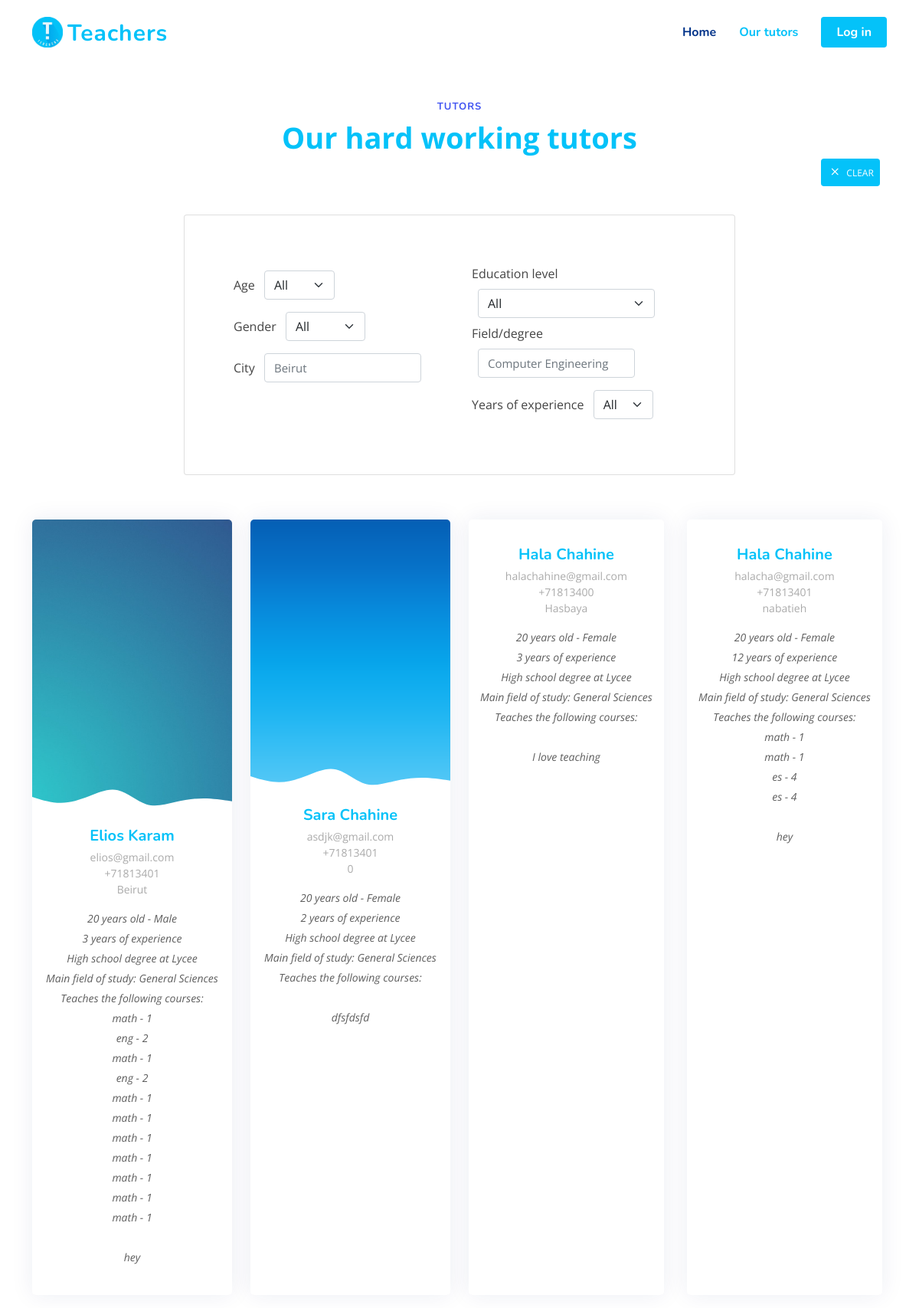
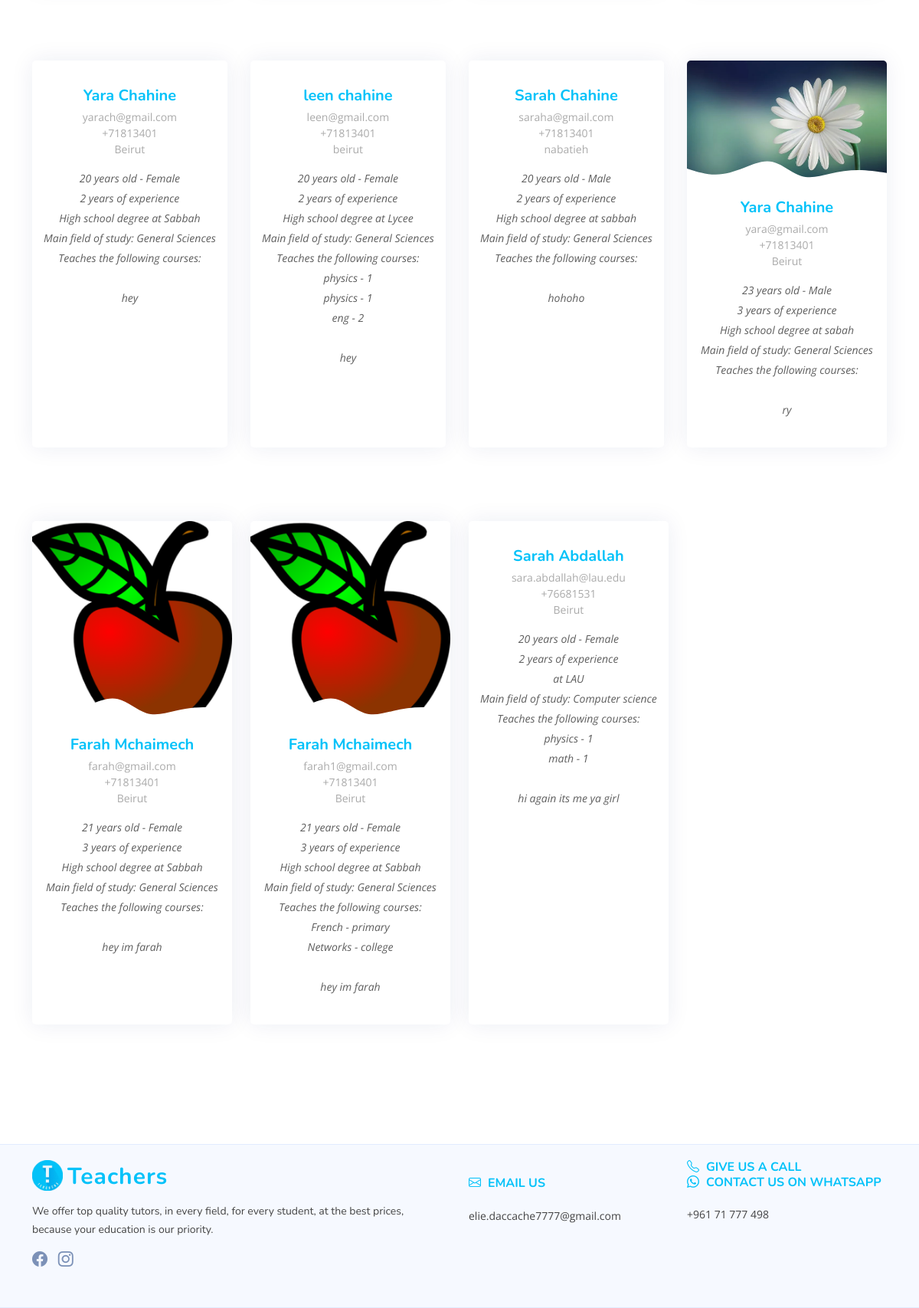
Screenshot of /tutors_page.php with the database file from the repository (2 pictures, top to bottom).
### tables this page shows
CREATE TABLE `tutors` (
  `tutor_ID` int(11) NOT NULL,
  `user_id` int(11) NOT NULL,
  `gender` varchar(250) NOT NULL,
  `years_of_experience` varchar(250) NOT NULL,
  `education_level` varchar(250) NOT NULL,
  `major` varchar(250) NOT NULL,
  `year_born` int(11) NOT NULL,
  `city` varchar(250) NOT NULL,
  `college_name` varchar(250) NOT NULL,
  `cv` varchar(250) NOT NULL,
  `profile_image` varchar(250) NOT NULL,
  `description` varchar(250) NOT NULL
);

CREATE TABLE `users` (
  `user_id` int(11) NOT NULL,
  `type` int(250) NOT NULL,
  `first_name` varchar(250) NOT NULL,
  `last_name` varchar(250) NOT NULL,
  `email` varchar(250) NOT NULL,
  `phone_number` varchar(250) NOT NULL,
  `password` text NOT NULL
);

CREATE TABLE `tutor_courses` (
  `id` int(11) NOT NULL,
  `course_id` int(11) NOT NULL,
  `tutor_id` int(11) NOT NULL
);

CREATE TABLE `courses` (
  `course_id` int(11) NOT NULL,
  `course_name` varchar(250) NOT NULL,
  `course_level` varchar(250) NOT NULL
);

### tutors_page.php (the view, shortened to what this page needs)
<?php
include("connection.php");
$currentYear = date("Y");
$age = "";
$ageQ = "";
switch ($age) {
  default:
      $ageQ = $currentYear-60 . " AND " . $currentYear-18;
}
$gender = "";
$genderQ = "";
switch ($gender) {
  default:
      $genderQ = "%";
}
$city = "";
$cityQ = "%";
$education = "";
$educationQ = "";
switch ($education) {
  default:
      $educationQ = "%";
}
$field = "";
$fieldQ = "%";
$years = "";
$yearsQ = "";
switch ($years) {
  default:
      $yearsQ = "0 AND 9999";
}
$query = "
SELECT
tutor_id, first_name, last_name, email, phone_number, gender, years_of_experience,
education_level, major, year_born, city, college_name, profile_image, description
FROM users JOIN tutors ON `users`.`user_id` = `tutors`.`user_id` WHERE
year_born BETWEEN ". $ageQ . "
AND
gender LIKE '". $genderQ . "'
AND
city LIKE '". $cityQ . "'
AND
education_level LIKE '". $educationQ . "'
AND
major LIKE '". $fieldQ . "'
AND
years_of_experience BETWEEN ". $yearsQ . ";";
$stmt = $connection->prepare($query);
$stmt->execute();
$res = $stmt->get_result();
?>
<!DOCTYPE html>
<html lang="en">
<head>
  <link href="./vendor/bootstrap/css/bootstrap.min.css" rel="stylesheet">
  <link href="./vendor/bootstrap-icons/bootstrap-icons.css" rel="stylesheet">
  <link href="./vendor/aos/aos.css" rel="stylesheet">
  <link href="./vendor/remixicon/remixicon.css" rel="stylesheet">
  <link href="./vendor/swiper/swiper-bundle.min.css" rel="stylesheet">
  <link href="./vendor/glightbox/css/glightbox.min.css" rel="stylesheet">
  <link href="./css/style.css" rel="stylesheet">
  <link href="./css/style2.css" rel="stylesheet">
</head>
<body>
  <header id="header" class="header fixed-top">
    <div class="container-fluid container-xl d-flex align-items-center justify-content-between">
      <a href="index.php" class="logo d-flex align-items-center">
        <img src="./img/logo.png" alt="">
        <span>Teachers</span>
      </a>
      <nav id="navbar" class="navbar">
        <ul>
          <li><a class="nav-link scrollto" href="index.php">Home</a></li>
          <li><a class="nav-link scrollto active" href="tutors_page.php">Our tutors</a></li>
          <li><a class="getstarted scrollto" href="login.php">Log in</a></li>
        </ul>
      </nav>
    </div>
  </header>
    <section id="team" class="team">
      <div class="container">
        <div class="row gy-4 my-5">
          <header class="section-header p-0">
            <h2>Tutors</h2>
            <p>Our hard working tutors</p>
          </header>
          <div class="row my-1 p-0">
            <div class="col-11"></div>
            <div class="col-1 d-flex justify-content-around p-0">
              <button class="filter-button" onclick="clear_filters()"><i class="bi bi-x" ></i> <small style="vertical-align:top; font-variant: small-caps">clear</small></button>
            </div>
          </div>
          <div class="container my-1" id="filter-panel">
            <form action="tutors_page.php" id="filter">
              <div class="thin-container row card card-body d-flex flex-row justify-content-around p-5">
                <div class="col-12 col-md-6 p-3">
                  <span>Age</span>
                  <select name="age" id="age" onchange="this.form.submit()" class="form-select w-auto d-inline-block m-2">
                    <option value="all" <?php if ($age == "all" || $age == "") { ?> selected <?php }?> >All</option>
                  </select>
                  <br>
                  <span>Gender</span>
                  <select name="gender" id="gender" onchange="this.form.submit()" class="form-select w-auto d-inline-block m-2">
                    <option value="all" <?php if ($gender == "all" || $gender == "") { ?> selected <?php }?> >All</option>
                  </select>
                  <br>
                  <span>City</span>
                  <input type="text" name="city" id="city" placeholder="Beirut" onchange="this.form.submit()"
                  value="<?php echo $city ?>" class="form-control w-auto d-inline-block m-2">
                </div>
                <div class="col-12 col-md-6 p-3">
                  <span>Education level</span>
                  <select name="education" id="education" onchange="this.form.submit()" class="form-select w-auto d-inline-block m-2">
                    <option value="all" <?php if ($education == "all" || $education == "") { ?> selected <?php }?> >All</option>
                  </select>
                  <br>
                  <span>Field/degree</span>
                  <input type="text" name="field" id="field" placeholder="Computer Engineering" onchange="this.form.submit()"
                  value="<?php echo $field ?>" class="form-control w-auto d-inline-block m-2">
                  <br>
                  <span>Years of experience</span>
                  <select name="years" id="years" onchange="this.form.submit()" class="form-select w-auto d-inline-block m-2">
                    <option value="all" <?php if ($years == "all" || $years == "") { ?> selected <?php }?> >All</option>
                  </select>
                </div>
              </div>
            </form>
          </div>
          <?php
          while($r = $res->fetch_assoc()) {
            $id = $r["tutor_id"];
            $name = $r["first_name"] ." ". $r["last_name"];
            $email = $r["email"];
            $phone = "+" . $r["phone_number"];
            $gender = $r["gender"];
            $years = $r["years_of_experience"];
            $education = "";
                switch ($r["education_level"]) {
                  case "0":
                      $education = "High school degree";
                      break;
                }
            $field = $r["major"];
            $age = date("Y") - $r["year_born"];
            $city = $r["city"];
            $school = $r["college_name"];
            $image = "tutor_image/".$r["profile_image"];
            $description = $r["description"];
            $courses = "";
                $query = "SELECT * FROM `tutor_courses` JOIN `courses` ON `tutor_courses`.`course_id` = `courses`.`course_id`
                WHERE `tutor_id` = ?";
                $stmt = $connection->prepare($query);
                $stmt->bind_param("d", $id);
                $stmt->execute();
                $res2 = $stmt->get_result();
                while ($r2 = $res2->fetch_assoc()) {
                  $courses .= $r2["course_name"] ." - " .$r2["course_level"] . "<br>";
                }
            ?>
              <div class="col-lg-3 col-md-6 d-flex align-items-stretch my-5">
                <div class="member">
                  <div class="member-img">
                    <img src="<?php echo ($image); ?>" class="img-fluid" alt="">
                  </div>
                  <div class="member-info">
                    <h4><?php echo $name ?></h4>
                    <span><?php echo $email ?></span>
                    <span><?php echo $phone ?></span>
                    <span><?php echo $city ?></span>
                    <p>
                    <?php echo $age ?> years old - <?php echo $gender ?> <br>
                    <?php echo $years ?> years of experience <br>
                    <?php echo $education ?> at <?php echo $school ?> <br>
                    Main field of study: <?php echo $field ?> <br>
                    Teaches the following courses: <br>
                    <?php echo $courses ?> <br>
                    <?php echo $description ?>
                    </p>
                  </div>
                </div>
              </div>
          <?php }?>
        </div>
      </div>
    </section>
<footer id="footer" class="footer">
  <div class="footer-top">
    <div class="container">
      <div class="row gy-4">
        <div class="col-lg-6 col-md-12 footer-info">
          <a href="index.php" class="logo d-flex align-items-center">
            <img src="./img/logo.png" alt="">
            <span>Teachers</span>
          </a>
          <p>We offer top quality tutors, in every field, for every student, at the best prices, <br>
            because your education is our priority.</p>
          <div class="social-links mt-3">
              <a href="https://www.facebook.com/Teachers.leb/" class="facebook"><i class="bi bi-facebook"></i></a>
              <a href="https://www.instagram.com/teachers.lb/" class="instagram"><i class="bi bi-instagram"></i></a>
          </div>
        </div>
        <div class="col-lg-3 col-5 footer-links">
          <br> <br class="d-block d-md-none">
          <h4><i class="bi bi-envelope"></i>&ThickSpace; Email us</h4> <br>
          elie.daccache7777@gmail.com
        </div>
        <div class="col-lg-3 col-5 footer-contact text-center text-md-start">
          <h4>
            <i class="bi bi-telephone"></i>&ThickSpace; Give us a call <br>
            <i class="bi bi-whatsapp"></i>&ThickSpace; Contact us on WhatsApp</h4> <br>
          +961 71 777 498
        </div>
      </div>
    </div>
  </div>
</footer>
</body>
</html>

### css/style.css (style rules this page uses)
:root { scroll-behavior: smooth; }
body { font-family: "Open Sans", sans-serif; color: #444444; }
a { color: #4154f1; text-decoration: none; }
h1, h2, h3, h4, h5, h6 { font-family: "Nunito", sans-serif; }
section { padding: 60px 0; overflow: hidden; }
.section-header { text-align: center; padding-bottom: 40px; }
.section-header h2 { font-size: 13px; letter-spacing: 1px; font-weight: 700; margin: 0; color: #4154f1; text-transform: uppercase; }
.section-header p { margin: 10px 0 0 0; padding: 0; font-size: 38px; line-height: 42px; font-weight: 700; color: #04c2f9 ; }
.header { transition: all 0.5s; z-index: 997; padding: 20px 0; }
.header .logo { line-height: 0; }
.header .logo img { max-height: 40px; margin-right: 6px; }
.header .logo span { font-size: 30px; font-weight: 700; letter-spacing: 1px; color: #04c2f9 ; font-family: "Nunito", sans-serif; margin-top: 3px; }
.navbar { padding: 0; }
.navbar ul { margin: 0; padding: 0; display: flex; list-style: none; align-items: center; }
.navbar li { position: relative; }
.navbar a, .navbar a:focus { display: flex; align-items: center; justify-content: space-between; padding: 10px 0 10px 30px; font-family: "Nunito", sans-serif; font-size: 16px; font-weight: 700; color: #013289; white-space: nowrap; transition: 0.3s; }
.navbar a:hover, .navbar .active, .navbar .active:focus, .navbar li:hover > a { color: #04c2f9; }
.navbar .getstarted, .navbar .getstarted:focus { background: #04c2f9; padding: 8px 20px; margin-left: 30px; border-radius: 4px; color: #fff; }
.team { background: #fff; padding: 60px 0; }
.team .member { overflow: hidden; text-align: center; border-radius: 5px; background: #fff; box-shadow: 0px 0 30px rgba(1, 41, 112, 0.08); transition: 0.3s; }
.team .member .member-img { position: relative; overflow: hidden; }
.team .member .member-img:after { position: absolute; content: ""; left: 0; bottom: 0; height: 100%; width: 100%; background: url(../img/team-shape.svg) no-repeat center bottom; background-size: contain; z-index: 1; }
.team .member .member-info { padding: 10px 15px 20px 15px; }
.team .member .member-info h4 { font-weight: 700; margin-bottom: 5px; font-size: 20px; color: #04c2f9 ; }
.team .member .member-info span { display: block; font-size: 14px; font-weight: 400; color: #aaaaaa; }
.team .member .member-info p { font-style: italic; font-size: 14px; padding-top: 15px; line-height: 26px; color: #5e5e5e; }
.footer { background: #f6f9ff; font-size: 14px; }
form { margin-top: 20px; padding: 6px 10px; position: relative; border-radius: 4px; }
.footer .footer-top { border-top: 1px solid #e1ecff; border-bottom: 1px solid #e1ecff; padding: 20px 0 20px 0; }
.footer .footer-top .footer-info { margin-bottom: 30px; }
.footer .footer-top .footer-info .logo { line-height: 0; margin-bottom: 15px; }
.footer .footer-top .footer-info .logo img { max-height: 40px; margin-right: 6px; }
.footer .footer-top .footer-info .logo span { font-size: 30px; font-weight: 700; letter-spacing: 1px; color: #04c2f9 ; font-family: "Nunito", sans-serif; margin-top: 3px; }
.footer .footer-top .footer-info p { font-size: 14px; line-height: 24px; margin-bottom: 0; font-family: "Nunito", sans-serif; }
.footer .footer-top .social-links a { font-size: 20px; display: inline-block; color: rgba(1, 41, 112, 0.5); line-height: 0; margin-right: 10px; transition: 0.3s; }
.footer .footer-top h4 { font-size: 16px; font-weight: bold; color: #04c2f9 ; text-transform: uppercase; position: relative; padding-bottom: 12px; }
.footer .footer-top .footer-links { margin-bottom: 30px; }

### css/style2.css (style rules this page uses)
.filter-button { font-size: 20px; padding: 3px 8px; margin: 3px; background-color: #04c2f9; color: #fff; transition: 0.4s; border: none; border-radius: 4px; }
.thin-container { width: 60vw; margin: auto; }
#footer h4 { margin: 0; padding: 0; }

### rows the page displays
tutors: profile_image (picture), user.last_name "Elios Karam", user.email "elios@gmail.com", user.phone_number "+71813401", city "Beirut", year_born "20", gender "Male", years_of_experience "3", education_level "High school degree", college_name "Lycee", major "General Sciences", description "hey"
tutor_courses: course.course_name "math", course.course_level "1"
tutor_courses: course.course_name "eng", course.course_level "2"
tutor_courses: course.course_name "math", course.course_level "1"
tutor_courses: course.course_name "eng", course.course_level "2"
tutor_courses: course.course_name "math", course.course_level "1"
tutor_courses: course.course_name "math", course.course_level "1"
tutor_courses: course.course_name "math", course.course_level "1"
tutor_courses: course.course_name "math", course.course_level "1"
tutor_courses: course.course_name "math", course.course_level "1"
tutor_courses: course.course_name "math", course.course_level "1"
tutor_courses: course.course_name "math", course.course_level "1"
tutors: profile_image (picture), user.last_name "Sara Chahine", user.email "asdjk@gmail.com", user.phone_number "+71813401", city "0", year_born "20", gender "Female", years_of_experience "2", education_level "High school degree", college_name "Lycee", major "General Sciences", description "dfsfdsfd"
tutors: user.last_name "Hala Chahine", user.email "halachahine@gmail.com", user.phone_number "+71813400", city "Hasbaya", year_born "20", gender "Female", years_of_experience "3", education_level "High school degree", college_name "Lycee", major "General Sciences", description "I love teaching"
tutors: user.last_name "Hala Chahine", user.email "halacha@gmail.com", user.phone_number "+71813401", city "nabatieh", year_born "20", gender "Female", years_of_experience "12", education_level "High school degree", college_name "Lycee", major "General Sciences", description "hey"
tutor_courses: course.course_name "math", course.course_level "1"
tutor_courses: course.course_name "math", course.course_level "1"
tutor_courses: course.course_name "es", course.course_level "4"
tutor_courses: course.course_name "es", course.course_level "4"
tutors: user.last_name "Yara Chahine", user.email "yarach@gmail.com", user.phone_number "+71813401", city "Beirut", year_born "20", gender "Female", years_of_experience "2", education_level "High school degree", college_name "Sabbah", major "General Sciences", description "hey"
tutors: user.last_name "leen chahine", user.email "leen@gmail.com", user.phone_number "+71813401", city "beirut", year_born "20", gender "Female", years_of_experience "2", education_level "High school degree", college_name "Lycee", major "General Sciences", description "hey"
tutor_courses: course.course_name "physics", course.course_level "1"
tutor_courses: course.course_name "physics", course.course_level "1"
tutor_courses: course.course_name "eng", course.course_level "2"
tutors: user.last_name "Sarah Chahine", user.email "saraha@gmail.com", user.phone_number "+71813401", city "nabatieh", year_born "20", gender "Male", years_of_experience "2", education_level "High school degree", college_name "sabbah", major "General Sciences", description "hohoho"
tutors: profile_image (picture), user.last_name "Yara Chahine", user.email "yara@gmail.com", user.phone_number "+71813401", city "Beirut", year_born "23", gender "Male", years_of_experience "3", education_level "High school degree", college_name "sabah", major "General Sciences", description "ry"
tutors: profile_image (picture), user.last_name "Farah Mchaimech", user.email "farah@gmail.com", user.phone_number "+71813401", city "Beirut", year_born "21", gender "Female", years_of_experience "3", education_level "High school degree", college_name "Sabbah", major "General Sciences", description "hey im farah"
tutors: profile_image (picture), user.last_name "Farah Mchaimech", user.email "farah1@gmail.com", user.phone_number "+71813401", city "Beirut", year_born "21", gender "Female", years_of_experience "3", education_level "High school degree", college_name "Sabbah", major "General Sciences", description "hey im farah"
tutor_courses: course.course_name "French", course.course_level "primary"
tutor_courses: course.course_name "Networks", course.course_level "college"
tutors: user.last_name "Sarah Abdallah", user.email "sara.abdallah@lau.edu", user.phone_number "+76681531", city "Beirut", year_born "20", gender "Female", years_of_experience "2", college_name "LAU", major "Computer science", description "hi again its me ya girl"
tutor_courses: course.course_name "physics", course.course_level "1"
tutor_courses: course.course_name "math", course.course_level "1"
